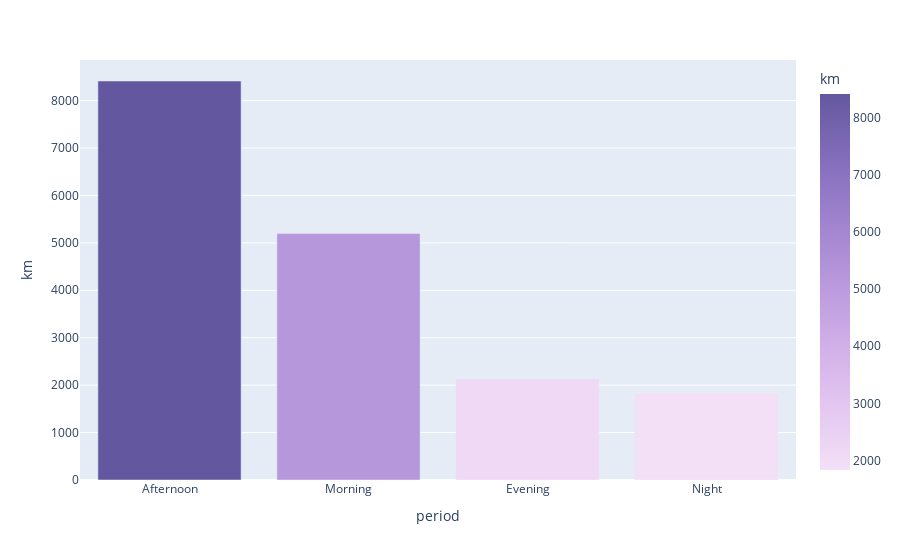

Notebook cell for this chart:
### Code cell
px.bar(df_grouped, x= 'period', y= 'km', color= 'km', color_continuous_scale= 'purp')

### Figure 1 — Plotly figure (JSON) as saved in the notebook; plotly's stock layout.template omitted (floating-point values rounded to 4 significant figures)
{"data": [{"alignmentgroup": "True", "hovertemplate": "period=%{x}<br>km=%{marker.color}<extra></extra>", "legendgroup": "", "marker": {"color": [8413.0, 5195.0, 2133.0, 1834.0], "coloraxis": "coloraxis", "pattern": {"shape": ""}}, "name": "", "offsetgroup": "", "orientation": "v", "showlegend": false, "textposition": "auto", "type": "bar", "x": ["Afternoon", "Morning", "Evening", "Night"], "xaxis": "x", "y": [8413.0, 5195.0, 2133.0, 1834.0], "yaxis": "y"}], "layout": {"barmode": "relative", "coloraxis": {"colorbar": {"title": {"text": "km"}}, "colorscale": [[0, "rgb(243, 224, 247)"], [0.1667, "rgb(228, 199, 241)"], [0.3333, "rgb(209, 175, 232)"], [0.5, "rgb(185, 152, 221)"], [0.6667, "rgb(159, 130, 206)"], [0.8333, "rgb(130, 109, 186)"], [1, "rgb(99, 88, 159)"]]}, "legend": {"tracegroupgap": 0}, "margin": {"t": 60}, "xaxis": {"anchor": "y", "domain": [0, 1], "title": {"text": "period"}}, "yaxis": {"anchor": "x", "domain": [0, 1], "title": {"text": "km"}}}}
